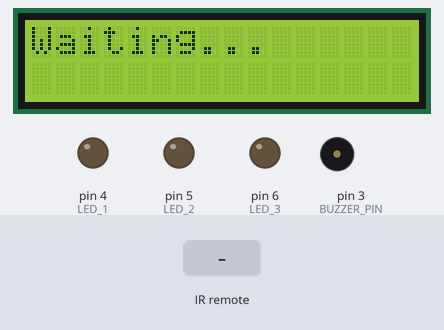
Bench run of a sketch on a simulated Arduino Uno, built with avr-gcc and run on an emulated ATmega328P. On the bench: 16×2 character LCD, output pins drawn as LEDs (lit = HIGH), buzzer (waves = sounding, pin HIGH). The test bench sets the inputs (shaded band). What the sketch prints to the serial monitor is not drawn.

Above: at 1.2 s.
1.3 s: infrared code 0xFF10AF received
At 2.2 s:
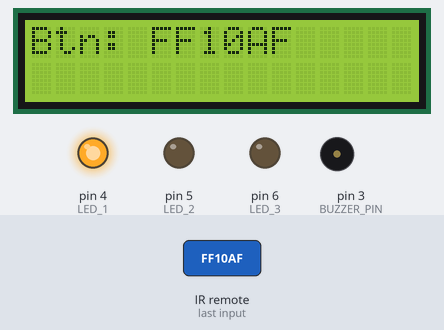
2.8 s: infrared code 0xFF20BF received
At 3.4 s:
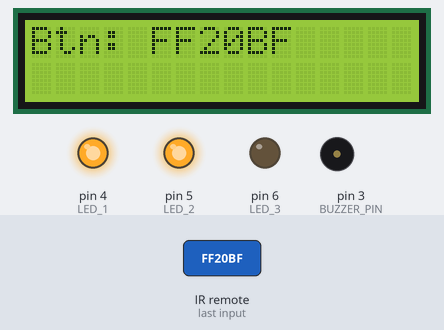
4.3 s: infrared code 0xFF40DF received
At 5.5 s:
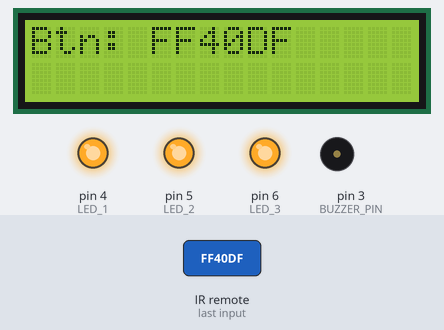
5.8 s: infrared code 0xFFA25D received
At 7.3 s:
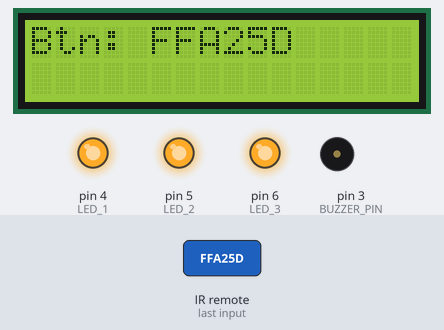
7.8 s: infrared code 0xFF10AF received
At 8.4 s:
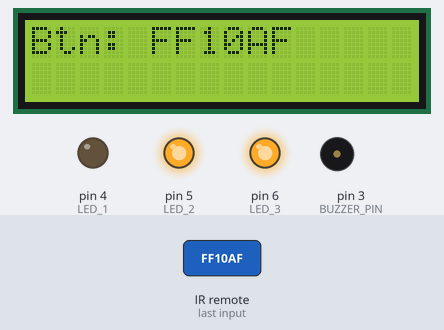
9.3 s: infrared code 0xFF20BF received
At 10.7 s:
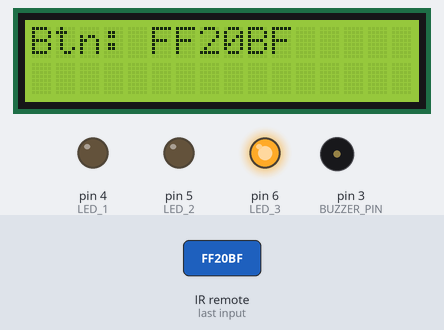
Timing chart, 0 to 11.8 s (numbered marks = the images above; inputs shaded):
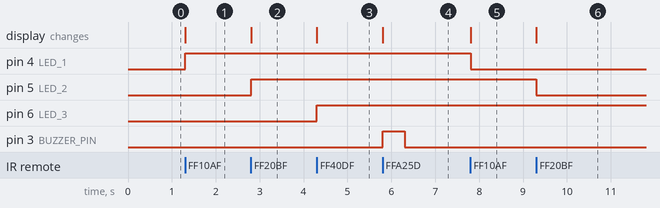

Measured:
- after the input at 1.3 s, pin 4 (LED_1): LOW → HIGH at once; the display: changes at once (image 1)
- after the input at 2.8 s, pin 5 (LED_2): LOW → HIGH at once; the display: changes at once (image 2)
- after the input at 4.3 s, pin 6 (LED_3): LOW → HIGH at once; the display: changes at once (image 3)
- after the input at 5.8 s, pin 3 (BUZZER_PIN): LOW → HIGH at once, → LOW 0.50 s later; the display: changes at once (image 4)
- after the input at 7.8 s, pin 4 (LED_1): HIGH → LOW at once; the display: changes at once (image 5)
- after the input at 9.3 s, pin 5 (LED_2): HIGH → LOW at once; the display: changes at once (image 6)

The sketch:

Control_LEDs.ino
```cpp
#include <IRremote.h>
#include <LiquidCrystal.h>

const int IR_RECEIVER_PIN = 2;
const int BUZZER_PIN = 3;
const int LED_1 = 4;
const int LED_2 = 5;
const int LED_3 = 6;

IRrecv irrecv(IR_RECEIVER_PIN);
decode_results results;

LiquidCrystal lcd(7, 8, 9, 10, 11, 12);

void setup() {
    Serial.begin(9600);
    irrecv.enableIRIn();  // Start the IR receiver

    pinMode(BUZZER_PIN, OUTPUT);
    pinMode(LED_1, OUTPUT);
    pinMode(LED_2, OUTPUT);
    pinMode(LED_3, OUTPUT);

    lcd.begin(16, 2);
    lcd.print("Waiting...");
}

void loop() {
    if (irrecv.decode(&results)) {
        Serial.println(results.value, HEX); // Print button code in HEX

        lcd.clear();
        lcd.print("Btn: ");
        lcd.print(results.value, HEX);

        // 🚨 Challenge: These button codes are WRONG! Fix them below! 🚨
        if (results.value == 0xFF10AF) {  // Should be 0xFF30CF
            digitalWrite(LED_1, !digitalRead(LED_1));
        }
        if (results.value == 0xFF20BF) {  // Should be 0xFF18E7
            digitalWrite(LED_2, !digitalRead(LED_2));
        }
        if (results.value == 0xFF40DF) {  // Should be 0xFF7A85
            digitalWrite(LED_3, !digitalRead(LED_3));
        }
        if (results.value == 0xFFA25D) {  // Power button (turn buzzer ON for 0.5s)
            digitalWrite(BUZZER_PIN, HIGH);
            delay(500);
            digitalWrite(BUZZER_PIN, LOW);
        }

        irrecv.resume();  // Receive next signal
    }
}
```
